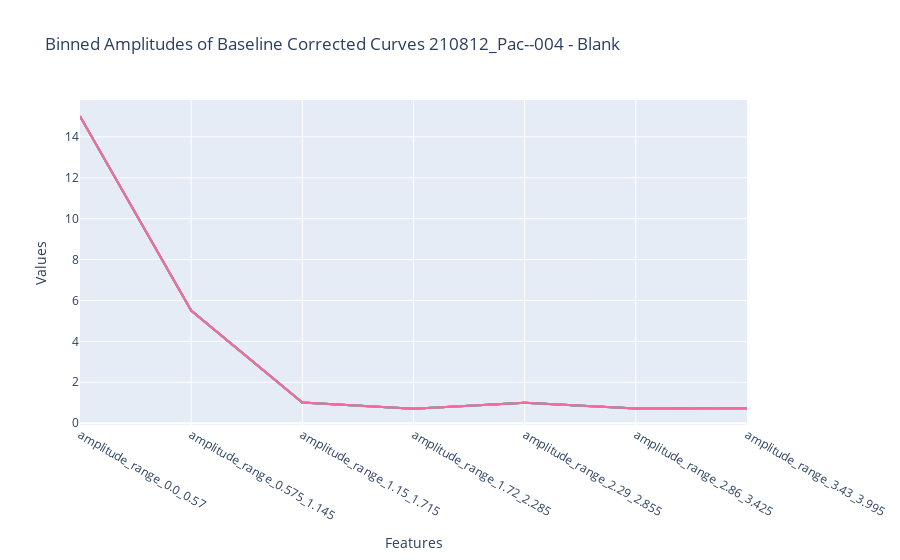

Notebook source saved alongside this figure:
### Code cell
bins = 7
num_bins = np.array_split(baseline_corrected_vector, bins)
bin_sizes = [len(i) for i in num_bins]
edges = []
temp = 0
for i, j in enumerate(bin_sizes):
    first_edge = (i*j) if temp == 0 else temp 
    last_edge =  (i*j) + j -1 if temp == 0 else temp + j - 1
    temp = last_edge + 1
    edges.append([first_edge, last_edge])
print('Size of baseline corrected vector: ', len(baseline_corrected_vector))
print('Bin sizes: ', bin_sizes)
print('Bin edges: ', edges)
print('Timestamps: ', [[str(time[i[0]].round(3)), str(time[i[1]].round(3))]for i in edges])
fig = go.Figure()
feats = [f"amplitude_range_{time[i[0]].round(3)}_{time[i[1]].round(3)}" for i in edges]
y = [np.max(baseline_corrected_vector[i[0]:i[1]]) - np.min(baseline_corrected_vector[i[0]:i[1]]) for i in edges]
for i in range(len(edges)):
    fig.add_trace(go.Scatter(x=feats, y=y, mode='lines'))
fig.update_layout(title=f'Binned Amplitudes of Baseline Corrected Curves {name} - {sample}', xaxis_title='Features', yaxis_title='Values', showlegend=False)
fig.show()

### Figure 1 — Plotly figure (JSON) as saved in the notebook; plotly's stock layout.template omitted (floating-point values rounded to 4 significant figures)
{"data": [{"mode": "lines", "type": "scatter", "x": ["amplitude_range_0.0_0.57", "amplitude_range_0.575_1.145", "amplitude_range_1.15_1.715", "amplitude_range_1.72_2.285", "amplitude_range_2.29_2.855", "amplitude_range_2.86_3.425", "amplitude_range_3.43_3.995"], "y": [15.01, 5.508, 1.007, 0.705, 0.9942, 0.7143, 0.7345]}, {"mode": "lines", "type": "scatter", "x": ["amplitude_range_0.0_0.57", "amplitude_range_0.575_1.145", "amplitude_range_1.15_1.715", "amplitude_range_1.72_2.285", "amplitude_range_2.29_2.855", "amplitude_range_2.86_3.425", "amplitude_range_3.43_3.995"], "y": [15.01, 5.508, 1.007, 0.705, 0.9942, 0.7143, 0.7345]}, {"mode": "lines", "type": "scatter", "x": ["amplitude_range_0.0_0.57", "amplitude_range_0.575_1.145", "amplitude_range_1.15_1.715", "amplitude_range_1.72_2.285", "amplitude_range_2.29_2.855", "amplitude_range_2.86_3.425", "amplitude_range_3.43_3.995"], "y": [15.01, 5.508, 1.007, 0.705, 0.9942, 0.7143, 0.7345]}, {"mode": "lines", "type": "scatter", "x": ["amplitude_range_0.0_0.57", "amplitude_range_0.575_1.145", "amplitude_range_1.15_1.715", "amplitude_range_1.72_2.285", "amplitude_range_2.29_2.855", "amplitude_range_2.86_3.425", "amplitude_range_3.43_3.995"], "y": [15.01, 5.508, 1.007, 0.705, 0.9942, 0.7143, 0.7345]}, {"mode": "lines", "type": "scatter", "x": ["amplitude_range_0.0_0.57", "amplitude_range_0.575_1.145", "amplitude_range_1.15_1.715", "amplitude_range_1.72_2.285", "amplitude_range_2.29_2.855", "amplitude_range_2.86_3.425", "amplitude_range_3.43_3.995"], "y": [15.01, 5.508, 1.007, 0.705, 0.9942, 0.7143, 0.7345]}, {"mode": "lines", "type": "scatter", "x": ["amplitude_range_0.0_0.57", "amplitude_range_0.575_1.145", "amplitude_range_1.15_1.715", "amplitude_range_1.72_2.285", "amplitude_range_2.29_2.855", "amplitude_range_2.86_3.425", "amplitude_range_3.43_3.995"], "y": [15.01, 5.508, 1.007, 0.705, 0.9942, 0.7143, 0.7345]}, {"mode": "lines", "type": "scatter", "x": ["amplitude_range_0.0_0.57", "amplitude_range_0.575_1.145", "amplitude_range_1.15_1.715", "amplitude_range_1.72_2.285", "amplitude_range_2.29_2.855", "amplitude_range_2.86_3.425", "amplitude_range_3.43_3.995"], "y": [15.01, 5.508, 1.007, 0.705, 0.9942, 0.7143, 0.7345]}], "layout": {"showlegend": false, "title": {"text": "Binned Amplitudes of Baseline Corrected Curves 210812_Pac--004 - Blank"}, "xaxis": {"title": {"text": "Features"}}, "yaxis": {"title": {"text": "Values"}}}}
